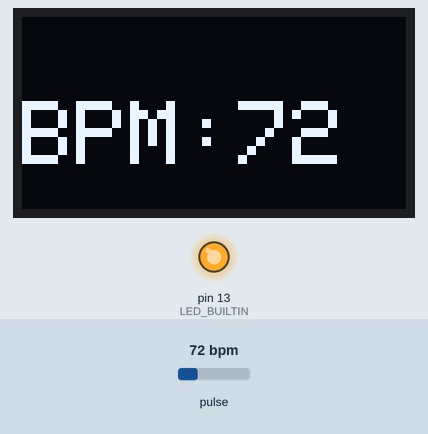
Simulated run of this sketch. Board: Arduino Uno, built with avr-gcc and run on an emulated ATmega328P. Shown: 128×64 one-colour display, output pins drawn as LEDs (lit = HIGH). The inputs (shaded band) are chosen by the test bench; at power-on: pulse 72 bpm. What the sketch prints to the serial monitor is not drawn.

Above: at 1.4 s.
1.5 s: pulse set to 42 bpm
At 3.6 s:
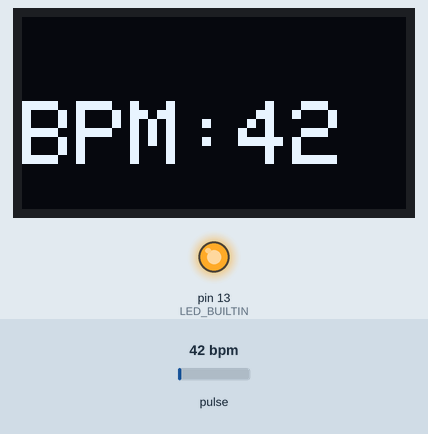
4.4 s: pulse set to 70 bpm
At 5.7 s:
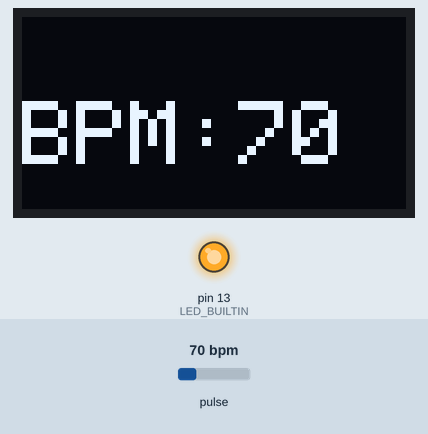
6.4 s: pulse set to 100 bpm
At 7.8 s:
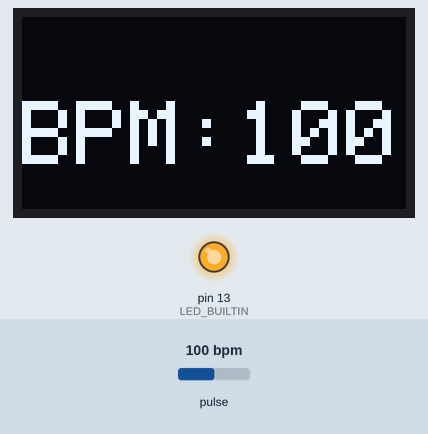
Timing chart, 0 to 9.4 s (numbered marks = the images above; inputs shaded):
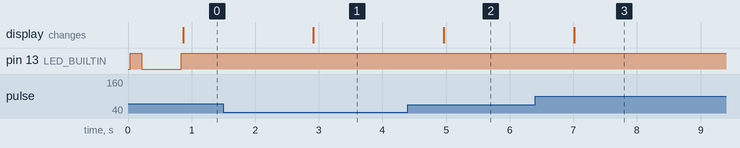

The sketch:

pulse_oled_nano.ino
```cpp
#include <SPI.h>
#include <Wire.h>
#include <Adafruit_GFX.h>
#include <Adafruit_SSD1306.h>
#include <PulseSensorPlayground.h>

//  Variables
#define SCREEN_WIDTH 128 // OLED display width, in pixels
#define SCREEN_HEIGHT 64 // OLED display height, in pixels

// Declaration for SSD1306 display connected using I2C
#define OLED_RESET     -1 // Reset pin # (or -1 if sharing Arduino reset pin)
#define SCREEN_ADDRESS 0x3C
Adafruit_SSD1306 display(SCREEN_WIDTH, SCREEN_HEIGHT, &Wire, OLED_RESET);

const int PulseWire = 0;       // PulseSensor PURPLE WIRE connected to ANALOG PIN 0
const int LED = LED_BUILTIN;          // The on-board Arduino LED, close to PIN 13.
int Threshold = 550;           // Determine which Signal to "count as a beat" and which to ignore.
                               // Use the "Gettting Started Project" to fine-tune Threshold Value beyond default setting.
                               // Otherwise leave the default "550" value.

PulseSensorPlayground pulseSensor;  // Creates an instance of the PulseSensorPlayground object called "pulseSensor"


void setup() {

  Serial.begin(115200);          // For Serial Monitor

  // Configure the PulseSensor object, by assigning our variables to it.
  pulseSensor.analogInput(PulseWire);
  pulseSensor.blinkOnPulse(LED);       //auto-magically blink Arduino's LED with heartbeat.
  pulseSensor.setThreshold(Threshold);

   if (pulseSensor.begin()) {
    Serial.println("We created a pulseSensor Object !");  //This prints one time at Arduino power-up,  or on Arduino reset.
  }

  if(!display.begin(SSD1306_SWITCHCAPVCC, SCREEN_ADDRESS)) {
    Serial.println(F("SSD1306 allocation failed"));
    for(;;); // Don't proceed, loop forever
  }
    display.clearDisplay();

  // Display Text


}


void loop() {


if (pulseSensor.sawStartOfBeat()) {            // Constantly test to see if "a beat happened".
int myBPM = pulseSensor.getBeatsPerMinute();  // Calls function on our pulseSensor object that returns BPM as an "int".
                                               // "myBPM" hold this BPM value now.
 Serial.println("♥  A HeartBeat Happened ! "); // If test is "true", print a message "a heartbeat happened".
 Serial.print("BPM: ");                        // Print phrase "BPM: "
 Serial.println(myBPM);
   display.setTextSize(3);
  display.setTextColor(WHITE);
  display.setCursor(0,28);
  display.print("BPM:");
  display.println(myBPM);
  display.display();
  delay(2000);
  display.clearDisplay();                        // Print the value inside of myBPM.
}
//  display.setTextSize(1);
//   display.setTextColor(WHITE);
//   display.setCursor(0,28);
//   display.println("BPM: ");
//   //display.println(myBPM);
//   display.display();
//   delay(2000);
//   display.clearDisplay();

  delay(20);

}
```

Measured:
- after the input at 1.5 s, the display: changes after 1.4 s (image 1)
- after the input at 4.4 s, the display: changes after 0.56 s (image 2)
- after the input at 6.4 s, the display: changes after 0.61 s (image 3)
